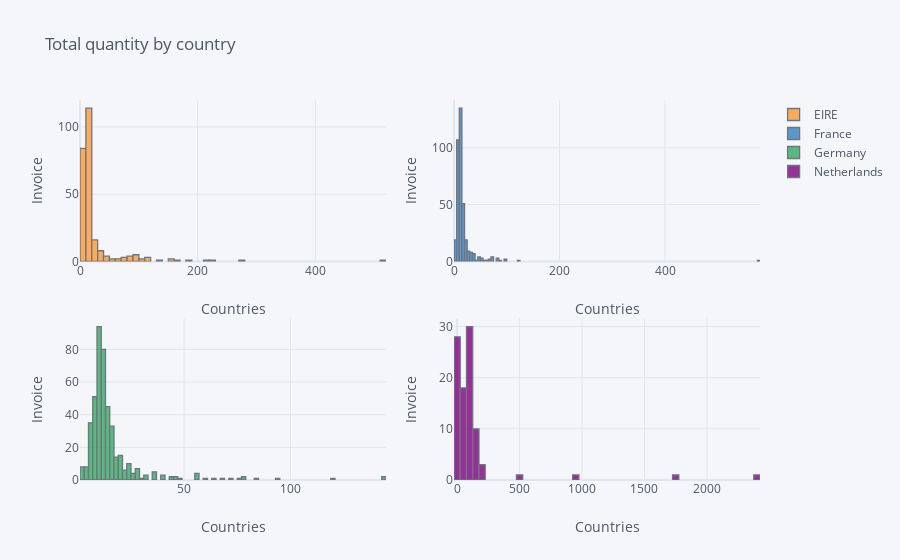

Notebook code cell kept with this figure:
### Markdown cell above
## 4. Create a set of interactive histograms showing the distributions of quantity per invoice for the following countries: EIRE, Germany, France, and Netherlands.

### Code cell
countries = data[(data.Country == 'EIRE') | (data.Country == 'Germany') | 
                 (data.Country == 'France') | (data.Country == 'Netherlands')]

countries = countries.pivot_table(values = 'Quantity', columns = 'Country', index = 'InvoiceNo', aggfunc = 'mean')

countries.iplot(kind='hist', xTitle='Countries', yTitle='Invoice', subplots = True,
           title='Total quantity by country')

### Figure 1 — Plotly figure (JSON) as saved in the notebook; plotly's stock layout.template omitted (floating-point values rounded to 4 significant figures; data arrays with more than 128 entries replaced by an {"elided": "..."} marker saying what was removed)
{"data": [{"histfunc": "count", "histnorm": "", "marker": {"color": "rgba(255, 153, 51, 1.0)", "line": {"color": "#4D5663", "width": 1.3}}, "name": "EIRE", "opacity": 0.8, "orientation": "v", "type": "histogram", "x": {"elided": "1171 float values"}, "xaxis": "x", "yaxis": "y"}, {"histfunc": "count", "histnorm": "", "marker": {"color": "rgba(55, 128, 191, 1.0)", "line": {"color": "#4D5663", "width": 1.3}}, "name": "France", "opacity": 0.8, "orientation": "v", "type": "histogram", "x": {"elided": "1171 float values"}, "xaxis": "x2", "yaxis": "y2"}, {"histfunc": "count", "histnorm": "", "marker": {"color": "rgba(50, 171, 96, 1.0)", "line": {"color": "#4D5663", "width": 1.3}}, "name": "Germany", "opacity": 0.8, "orientation": "v", "type": "histogram", "x": {"elided": "1171 float values"}, "xaxis": "x3", "yaxis": "y3"}, {"histfunc": "count", "histnorm": "", "marker": {"color": "rgba(128, 0, 128, 1.0)", "line": {"color": "#4D5663", "width": 1.3}}, "name": "Netherlands", "opacity": 0.8, "orientation": "v", "type": "histogram", "x": {"elided": "1171 float values"}, "xaxis": "x4", "yaxis": "y4"}], "layout": {"barmode": "overlay", "legend": {"bgcolor": "#F5F6F9", "font": {"color": "#4D5663"}}, "paper_bgcolor": "#F5F6F9", "plot_bgcolor": "#F5F6F9", "title": {"font": {"color": "#4D5663"}, "text": "Total quantity by country"}, "xaxis": {"anchor": "y", "domain": [0, 0.45], "gridcolor": "#E1E5ED", "showgrid": true, "tickfont": {"color": "#4D5663"}, "title": {"font": {"color": "#4D5663"}, "text": "Countries"}, "zerolinecolor": "#E1E5ED"}, "xaxis2": {"anchor": "y2", "domain": [0.55, 1], "gridcolor": "#E1E5ED", "showgrid": true, "tickfont": {"color": "#4D5663"}, "title": {"font": {"color": "#4D5663"}, "text": "Countries"}, "zerolinecolor": "#E1E5ED"}, "xaxis3": {"anchor": "y3", "domain": [0, 0.45], "gridcolor": "#E1E5ED", "showgrid": true, "tickfont": {"color": "#4D5663"}, "title": {"font": {"color": "#4D5663"}, "text": "Countries"}, "zerolinecolor": "#E1E5ED"}, "xaxis4": {"anchor": "y4", "domain": [0.55, 1], "gridcolor": "#E1E5ED", "showgrid": true, "tickfont": {"color": "#4D5663"}, "title": {"font": {"color": "#4D5663"}, "text": "Countries"}, "zerolinecolor": "#E1E5ED"}, "yaxis": {"anchor": "x", "domain": [0.575, 1], "gridcolor": "#E1E5ED", "showgrid": true, "tickfont": {"color": "#4D5663"}, "title": {"font": {"color": "#4D5663"}, "text": "Invoice"}, "zerolinecolor": "#E1E5ED"}, "yaxis2": {"anchor": "x2", "domain": [0.575, 1], "gridcolor": "#E1E5ED", "showgrid": true, "tickfont": {"color": "#4D5663"}, "title": {"font": {"color": "#4D5663"}, "text": "Invoice"}, "zerolinecolor": "#E1E5ED"}, "yaxis3": {"anchor": "x3", "domain": [0, 0.425], "gridcolor": "#E1E5ED", "showgrid": true, "tickfont": {"color": "#4D5663"}, "title": {"font": {"color": "#4D5663"}, "text": "Invoice"}, "zerolinecolor": "#E1E5ED"}, "yaxis4": {"anchor": "x4", "domain": [0, 0.425], "gridcolor": "#E1E5ED", "showgrid": true, "tickfont": {"color": "#4D5663"}, "title": {"font": {"color": "#4D5663"}, "text": "Invoice"}, "zerolinecolor": "#E1E5ED"}}}
